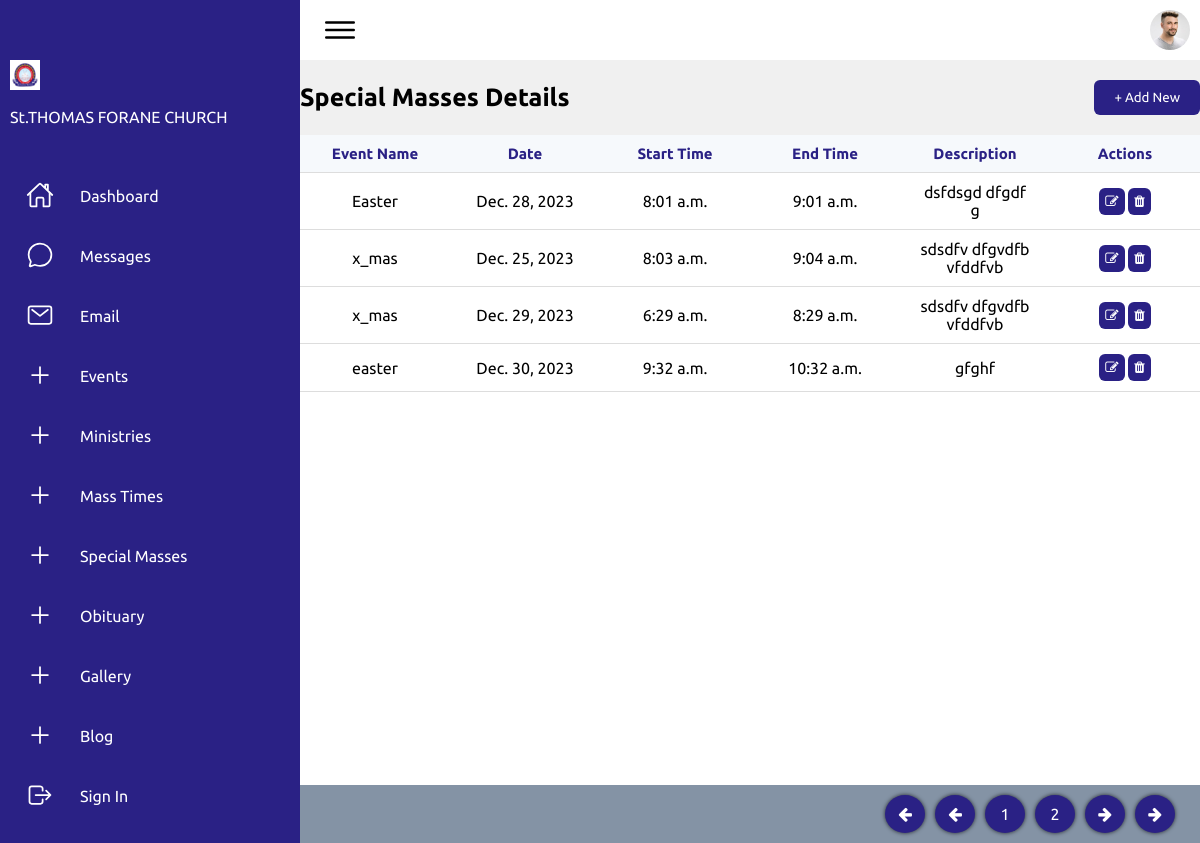
The app's page /admin_special_mass_view with its own data.
### church_app/models.py (models this page shows, shortened)
class Special_Masses(models.Model):
    event_name = models.CharField(max_length=100)
    date = models.DateField()
    start_time = models.TimeField()
    end_time = models.TimeField()
    description = models.CharField(max_length=1000)

### church_app/views.py (the view)
# urls.py: path('admin_special_mass_view',views.admin_special_mass_view,name='admin_special_mass_view'),
def admin_special_mass_view(request):
    special_mass = Special_Masses.objects.all()
    return render(request,'admin_special_mass_view.html',{'special_mass':special_mass})

### church_app/templates/admin_special_mass_view.html (shortened to what this page needs)
<!DOCTYPE html>
<html lang="en">
{% load static %}
<head>
    <link rel="stylesheet" href="{% static 'assets/css/style.css' %}">
    <link rel="stylesheet" href="{% static 'css/font-awesome.min.css' %}">
</head>
<body>
    <div class="container">
        <div class="navigation">
            <ul>
                <li>
                    <a href="#">
                        <span class="icon">
                            <a href="" class="img-before"><img src="{% static 'images/admin-logo.png' %}" class="img-fluid" alt="Logo"></a><br>
                        </span>
                        <span class="title" style="color:white;">St.THOMAS FORANE CHURCH</span>
                    </a>
                </li>
                <li>
                    <a href="admin_dashboard">
                        <span class="icon">
                            <ion-icon name="home-outline"></ion-icon>
                        </span>
                        <span class="title">Dashboard</span>
                    </a>
                </li>
                <li>
                    <a href="#">
                        <span class="icon">
                            <ion-icon name="chatbubble-outline">
                            </ion-icon>
                        </span>
                        <span class="title">Messages</span>
                    </a>
                </li>
                <li>
                    <a href="#">
                        <span class="icon">
                           <ion-icon name="mail-outline"></ion-icon>
                        </span>
                        <span class="title">Email</span>
                    </a>
                </li>
                <li>
                        <a href="admin_event_view">
                            <span class="icon">
                                <ion-icon name="add-outline"></ion-icon>
                            </span>
                            <span class="title">Events</span>
                            <span class="icon">
                            </span>
                        </a>
                </li>
                <li>
                    <a href="admin_ministries_view">
                        <span class="icon">
                            <ion-icon name="add-outline"></ion-icon>
                        </span>
                        <span class="title">Ministries</span>
                    </a>
                </li>
                <li>
                    <a href="admin_daily_mass_view">
                        <span class="icon">
                            <ion-icon name="add-outline"></ion-icon>
                        </span>
                        <span class="title">Mass Times</span>
                    </a>
                </li>
                <li>
                    <a href="admin_special_mass_view">
                        <span class="icon">
                            <ion-icon name="add-outline"></ion-icon>
                        </span>
                        <span class="title">Special Masses</span>
                    </a>
                </li>
                <li>
                    <a href="admin_obituary_view">
                        <span class="icon">
                            <ion-icon name="add-outline"></ion-icon>
                        </span>
                        <span class="title">Obituary</span>
                    </a>
                </li>
                <li>
                    <a href="admin_gallery_view">
                        <span class="icon">
                            <ion-icon name="add-outline"></ion-icon>
                        </span>
                        <span class="title">Gallery</span>
                    </a>
                </li>
                <li>
                    <a href="admin_blog_view">
                        <span class="icon">
                            <ion-icon name="add-outline"></ion-icon>
                        </span>
                        <span class="title">Blog</span>
                    </a>
                </li>
                {% if user.is_authenticated %}
                <li>
                    <a href="logout_user">
                        <span class="icon">
                            <ion-icon name="log-out-outline"></ion-icon>
                        </span>
                        <span class="title">Sign Out</span>
                    </a>
                </li>
                {% else %}
                <li>
                    <a href="login_user">
                        <span class="icon">
                            <ion-icon name="log-out-outline"></ion-icon>
                        </span>
                        <span class="title">Sign In</span>
                    </a>
                </li>
                {% endif %}
            </ul>
        </div>
        <div class="main">
            <div class="topbar">
                <div class="toggle">
                    <ion-icon name="menu-outline"></ion-icon>
                </div>
                <div class="user">
                    <img src="{% static 'assets/imgs/customer01.jpg' %}" alt="">
                </div>
            </div>
            <div class="table-1">
                <div class="table-header">
                    <p><b>Special Masses Details</b></p>
                    <a href="admin_add_special_masses"><button class="add_new">+ Add New</button></a>
                </div>
                <div class="table-section">
                    <table>
                        <thead>
                            <tr>
                                <th>Event Name</th>
                                <th>Date</th>
                                <th>Start Time</th>
                                <th>End Time</th>
                                <th>Description</th>
                                <th>Actions</th>
                            </tr>
                        </thead>
                        <tbody>
                        {% for special_mass in special_mass %}
                            <tr>
                                <td>{{special_mass.event_name}}</td>
                                <td>{{special_mass.date}}</td>
                                <td>{{special_mass.start_time}}</td>
                                <td>{{special_mass.end_time}}</td>
                                <td>{{special_mass.description}}</td>
                                <td>
                                    <a href="{% url 'admin_update_special_mass' special_mass.id  %}"><button><i class="fa fa-pencil-square-o" aria-hidden="true"></i> </button></a>
                                    <a href="{% url 'admin_delete_special_mass' special_mass.id  %}"><button><i class="fa fa-trash" aria-hidden="true"></i></button></a>
                                </td>
                            </tr>
                        {% endfor %}
                        </tbody>
                    </table>
                </div>
                <div class="pagination">
                    <div><i class="fa fa-arrow-left" aria-hidden="true"></i></div>
                    <div><i class="fa fa-arrow-left" aria-hidden="true"></i></div>
                    <div>1</div>
                    <div>2</div>
                    <div><i class="fa fa-arrow-right" aria-hidden="true"></i></div>
                    <div><i class="fa fa-arrow-right" aria-hidden="true"></i></div>
                </div>
            </div>
        </div>
    </div>
</body>
</html>

### church_app/static/assets/css/style.css (style rules this page uses)
* { font-family: "Ubuntu", sans-serif; margin: 0; padding: 0; box-sizing: border-box; }
:root { --blue: #2a2185; --white: #fff; --gray: #f5f5f5; --black1: #222; --black2: #999; }
body { min-height: 100vh; overflow-x: hidden; align-items:center; justify-content:center; height:100vh; }
.container { position: relative; width: 100%; }
.navigation { position: fixed; width: 300px; height: 100%; background: var(--blue); border-left: 10px solid var(--blue); transition: 0.5s; overflow: hidden; }
.navigation ul { position: absolute; top: 0; left: 0; width: 100%; }
.navigation ul li { position: relative; width: 100%; list-style: none; border-top-left-radius: 30px; border-bottom-left-radius: 30px; }
.navigation ul li:nth-child(1) { margin-bottom: 40px; pointer-events: none; }
.navigation ul li a { position: relative; display: block; width: 100%; display: flex; text-decoration: none; color: var(--white); }
.navigation ul li a .icon { position: relative; display: block; min-width: 60px; height: 60px; line-height: 75px; text-align: center; }
.navigation ul li a .icon ion-icon { font-size: 1.75rem; }
.navigation ul li a .title { position: relative; display: block; padding: 0 10px; height: 60px; line-height: 60px; text-align: start; white-space: nowrap; }
.main { position: absolute; width: calc(100% - 300px); left: 300px; min-height: 100vh; background: var(--white); transition: 0.5s; }
.topbar { width: 100%; height: 60px; display: flex; justify-content: space-between; align-items: center; padding: 0 10px; }
.toggle { position: relative; width: 60px; height: 60px; display: flex; justify-content: center; align-items: center; font-size: 2.5rem; cursor: pointer; }
.user { position: relative; width: 40px; height: 40px; border-radius: 50%; overflow: hidden; cursor: pointer; }
.user img { position: absolute; top: 0; left: 0; width: 100%; height: 100%; object-fit: cover; }
.table-1 { width:100%; }
.table-header { display:flex; justify-content:space-between; align-items:center; padding:20px 0; background-color:blue; }

### church_app/templates/admin_special_mass_view.html (style rules this page uses)
.table-1 { width:100%; }
.table-header { display:flex; justify-content:space-between; align-items:center; padding:20px 0; background-color:rgb(240,240,240); flex:wrap; }
.table-header p { color:#000000; font-size:25px; }
.add_new { padding:10px 20px; color:#ffffff; background-color:#2a2185; }
button { outline:none; border:none; border-radius:6px; cursor:pointer; padding:6px; color:#ffffff; }
td button:nth-child(1) { background-color:#2a2185; }
.table-section { height:650px; overflow:auto; }
table { width:100%; table-layout:fixed; min-width:900px; border-collapse:collapse; }
thead th { position:sticky; top:0; background-color:#f6f9fc; color:#2a2185; font-size:15px; }
th,td { border-bottom:1px solid #dddddd; padding:10px 20px; word-break:break-all; text-align:center; }
.pagination { display:flex; justify-content:flex-end; width:100%; padding:10px 20px; background:#8493a5; }
.pagination div { padding:10px; border:2px solid #d5d0d0 height:40px; width:40px; border-radius:100%; display:flex; justify-content:center; align-items:center; background-color:#2a2185; color:#ffffff; box-shadow:0px 0px 4px 0px rgba(0,0,0,0.75); margin:0 5px; cursor:pointer; }

### records on screen
Special_Masses: event_name "Easter", date "Dec. 28, 2023", start_time "8:01 a.m.", end_time "9:01 a.m.", description "dsfdsgd dfgdfg"
Special_Masses: event_name "x_mas", date "Dec. 25, 2023", start_time "8:03 a.m.", end_time "9:04 a.m.", description "sdsdfv dfgvdfb vfddfvb"
Special_Masses: event_name "x_mas", date "Dec. 29, 2023", start_time "6:29 a.m.", end_time "8:29 a.m.", description "sdsdfv dfgvdfb vfddfvb"
Special_Masses: event_name "easter", date "Dec. 30, 2023", start_time "9:32 a.m.", end_time "10:32 a.m.", description "gfghf"
